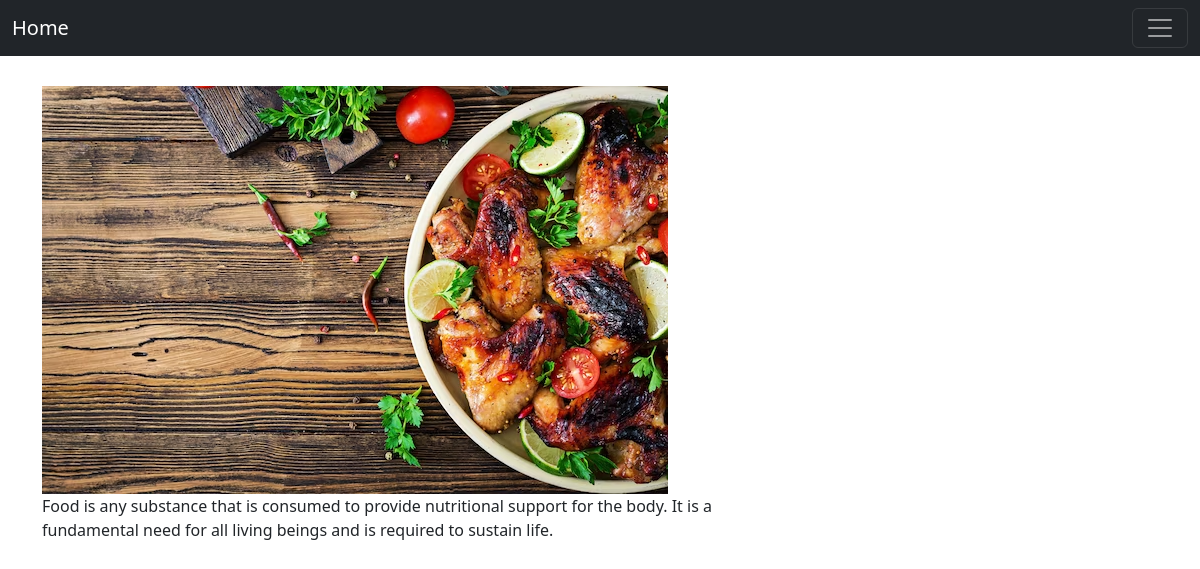
Screenshot of /photo/12 with the database file from the repository.
### photos/models.py (models this page shows, shortened)
class Photo(models.Model):
    category = models.ForeignKey(Category, on_delete=models.SET_NULL, null=True, blank=True)
    image = models.ImageField(null=False, blank=False, max_length=None)
    description = models.TextField()

### photos/views.py (the view)
# urls.py: path('photo/<str:pk>', views.viewPhoto, name='photo'),
def viewPhoto(request, pk):
    photo = Photo.objects.get(id=pk)
    return render(request, 'photos/photo.html', context={'photo': photo})

### photos/templates/photos/photo.html
{% extends 'photos/main.html' %}
{% block content %}
    <div class="container">
        <div class="row justify-content-center">
            <div class="col">
                <div style="height: 90vh; width:90vh">
                    <img style="max-height:100%; max-width:100%" src="{{photo.image.url}}">
                    <p>{{photo.description}}</p>
                </div>
            </div>
        </div>
    </div>
{% endblock content %}

### rows the page displays
Photo: image (picture), description "Food is any substance that is consumed to provide nutritional support for the body. It is a fundamental need for all living beings and is required to sustain life."
